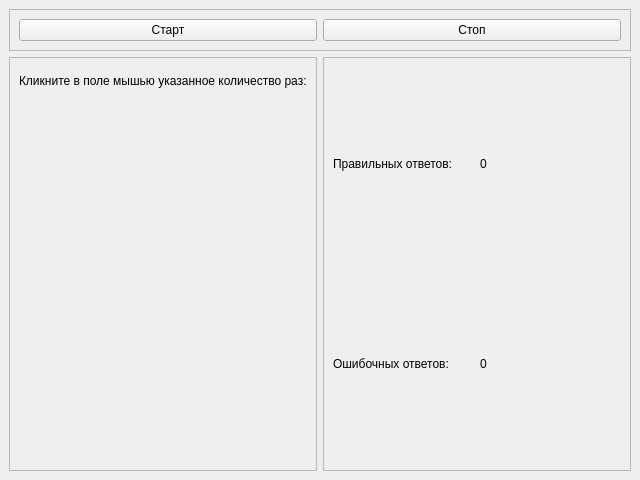
<?xml version="1.0" encoding="UTF-8"?>
<ui version="4.0">
 <class>MainWindow</class>
 <widget class="QMainWindow" name="MainWindow">
  <property name="geometry">
   <rect>
    <x>0</x>
    <y>0</y>
    <width>640</width>
    <height>480</height>
   </rect>
  </property>
  <property name="minimumSize">
   <size>
    <width>640</width>
    <height>480</height>
   </size>
  </property>
  <property name="maximumSize">
   <size>
    <width>640</width>
    <height>480</height>
   </size>
  </property>
  <property name="windowTitle">
   <string>MainWindow</string>
  </property>
  <widget class="QWidget" name="centralwidget">
   <layout class="QVBoxLayout" name="verticalLayout">
    <item>
     <widget class="QFrame" name="contolFrame">
      <property name="sizePolicy">
       <sizepolicy hsizetype="Preferred" vsizetype="Maximum">
        <horstretch>0</horstretch>
        <verstretch>0</verstretch>
       </sizepolicy>
      </property>
      <property name="frameShape">
       <enum>QFrame::StyledPanel</enum>
      </property>
      <property name="frameShadow">
       <enum>QFrame::Raised</enum>
      </property>
      <layout class="QHBoxLayout" name="horizontalLayout_2">
       <item>
        <widget class="QPushButton" name="startButton">
         <property name="text">
          <string>Старт</string>
         </property>
        </widget>
       </item>
       <item>
        <widget class="QPushButton" name="stopButton">
         <property name="text">
          <string>Стоп</string>
         </property>
        </widget>
       </item>
      </layout>
     </widget>
    </item>
    <item>
     <layout class="QHBoxLayout" name="horizontalLayout">
      <item>
       <widget class="QFrame" name="numberFrame">
        <property name="frameShape">
         <enum>QFrame::StyledPanel</enum>
        </property>
        <property name="frameShadow">
         <enum>QFrame::Raised</enum>
        </property>
        <layout class="QVBoxLayout" name="verticalLayout_2">
         <item>
          <widget class="QLabel" name="actionDescriptionLabel">
           <property name="sizePolicy">
            <sizepolicy hsizetype="Preferred" vsizetype="Maximum">
             <horstretch>0</horstretch>
             <verstretch>0</verstretch>
            </sizepolicy>
           </property>
           <property name="text">
            <string>Кликните в поле мышью указанное количество раз:</string>
           </property>
           <property name="wordWrap">
            <bool>true</bool>
           </property>
          </widget>
         </item>
         <item>
          <widget class="Label" name="numberLabel">
           <property name="text">
            <string/>
           </property>
           <property name="alignment">
            <set>Qt::AlignCenter</set>
           </property>
          </widget>
         </item>
        </layout>
       </widget>
      </item>
      <item>
       <widget class="QFrame" name="countFrame">
        <property name="frameShape">
         <enum>QFrame::StyledPanel</enum>
        </property>
        <property name="frameShadow">
         <enum>QFrame::Raised</enum>
        </property>
        <layout class="QGridLayout" name="gridLayout">
         <item row="0" column="1">
          <widget class="QLabel" name="rightCountLabel">
           <property name="text">
            <string>0</string>
           </property>
          </widget>
         </item>
         <item row="1" column="0">
          <widget class="QLabel" name="wrongTagLabel">
           <property name="text">
            <string>Ошибочных ответов:</string>
           </property>
          </widget>
         </item>
         <item row="0" column="0">
          <widget class="QLabel" name="rightTagLabel">
           <property name="text">
            <string>Правильных ответов:</string>
           </property>
          </widget>
         </item>
         <item row="1" column="1">
          <widget class="QLabel" name="wrongCountLabel">
           <property name="text">
            <string>0</string>
           </property>
          </widget>
         </item>
        </layout>
       </widget>
      </item>
     </layout>
    </item>
   </layout>
  </widget>
 </widget>
 <customwidgets>
  <customwidget>
   <class>Label</class>
   <extends>QLabel</extends>
   <header location="global">Label.h</header>
  </customwidget>
 </customwidgets>
 <resources/>
 <connections/>
</ui>
